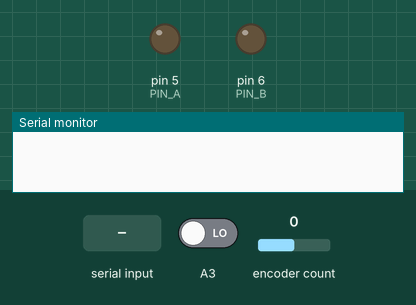
This sketch was run on a simulated Arduino Uno, built with avr-gcc and run on an emulated ATmega328P. On the bench: output pins drawn as LEDs (lit = HIGH), the last lines printed to the serial monitor. The test bench sets the inputs (shaded band); at power-on: encoder count 0, A3 LOW. Random numbers use the default seed unless the sketch sets one.

Above: at 1.2 s.
1.3 s: "r\n" received over Serial
At 2.5 s:
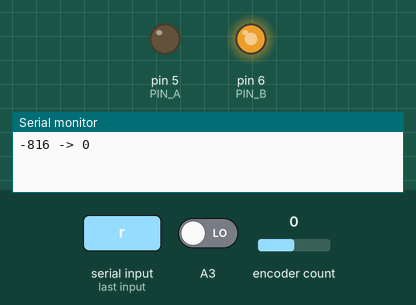
2.8 s: "90,45\n" received over Serial
At 3.7 s:
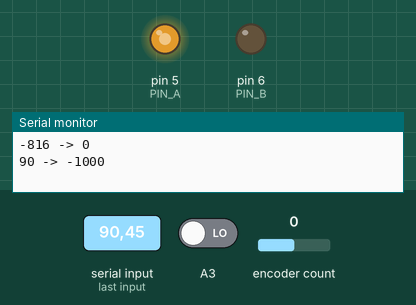
4.3 s: "30,150\n" received over Serial
At 5.5 s:
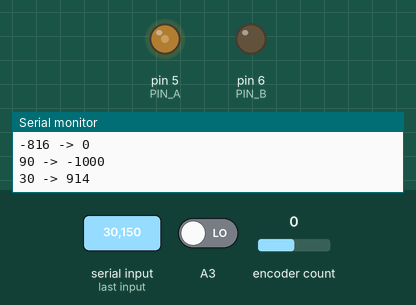
5.8 s: "0\n" received over Serial
At 7.0 s:
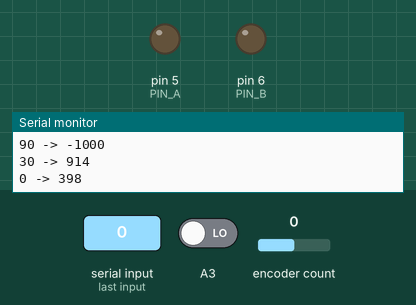
7.3 s: encoder count set to 4
At 8.3 s:
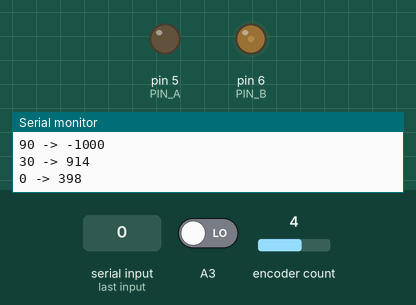
8.8 s: "90\n" received over Serial
At 9.4 s:
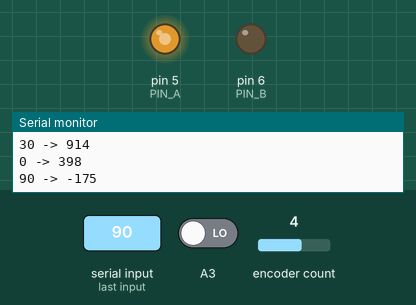
Timing chart, 0 to 11.3 s (numbered marks = the images above; inputs shaded):
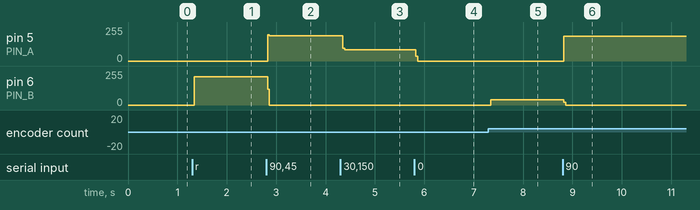

The sketch:

servo.ino
```cpp
#include <RotaryEncoder.h>

RotaryEncoder encoder(A2, A3);
#define PIN_A 5
#define PIN_B 6

int maxRealSpeed = 1000;
int minRealSpeed = 150;
int realSpeed = 0;
int maxSpeedToSet = 100;
int minSpeedToSet = 1;
int speedToSet = 0;
int direction = 1;
String serialString = "";

void setup()
{
  Serial.begin(9600);
  while (!Serial);

  PCICR |= (1 << PCIE1);
  PCMSK1 |= (1 << PCINT10) | (1 << PCINT11);

  randomSeed(analogRead(0));

  pinMode(PIN_A, OUTPUT);
  pinMode(PIN_B, OUTPUT);

  setSpeed(0);
}

ISR(PCINT1_vect)
{
  encoder.tick();
}

void doForwardStep()
{
  analogWrite(PIN_A, 255);
  analogWrite(PIN_B, 0);
}

void doBackwardStep()
{
  analogWrite(PIN_A, 0);
  analogWrite(PIN_B, 255);
}

void doStopStep()
{
  analogWrite(PIN_A, 0);
  analogWrite(PIN_B, 0);
}

void setDirection(int d) {
  direction = d;
}

int getDirection() {
  return direction;
}

void setRealSpeed(int s)
{
  realSpeed = s;
}

void setSpeed(int s)
{
  speedToSet = s;
  setRealSpeed(abs(s));

  if (getSpeed() == 0)
  {
    setDirection(0);
    return;
  }

  setRealSpeed(max(minSpeedToSet, min(maxSpeedToSet, realSpeed)));
  setRealSpeed(map(realSpeed, minSpeedToSet, maxSpeedToSet, minRealSpeed, maxRealSpeed));

  if (getSpeed() > 0)
  {
    setDirection(1);
    return;
  }

  setDirection(-1);
}

int getSpeed()
{
  return speedToSet;
}

int getRealSpeed()
{
  return realSpeed;
}

long targetPosition = 0;

void loop()
{

  long currentPosition = encoder.getPosition();
  long distance = currentPosition-targetPosition;
  if (abs(distance) <= 1)
  {
    setSpeed(0);
    //delay(100);
    //encoder.setPosition(currentPosition);
    //targetPosition = currentPosition;
  }
  else
  {
    setSpeed(-distance);
  }

  if (getRealSpeed() != 0)
  {
    if (getDirection() > 0)
    {
      doForwardStep();
    }
    else
    {
      doBackwardStep();
    }
    delayMicroseconds(getRealSpeed());
    doStopStep();
    delayMicroseconds(maxRealSpeed-getRealSpeed());
  }
  else
  {
    doStopStep();
  }

  if (Serial.available())
  {
    char inChar = (char)Serial.read();
    if (inChar == '\n')
    {
      int s;
      if (serialString == "r")
      {
        //s = random(-maxSpeedToSet,maxSpeedToSet);
        s = random(-2000, 2000);
        targetPosition = s;
        //setSpeed(s);
      }
      else
      {
        s = serialString.toInt();
        targetPosition = s;
        //setSpeed(s);
      }
      Serial.print(s);
      Serial.print(" -> ");
      Serial.println(getDirection()*getRealSpeed());
      serialString = "";
    }
    else
    {
      serialString += inChar;
    }
  }

}
```

Measured:
- after the input at 1.3 s, pin 6 (PIN_B): 0/255 → 211/255 after 0.05 s
- after the input at 2.8 s, pin 5 (PIN_A): 0/255 → 191/255 at once; pin 6 (PIN_B): 211/255 → 0/255 at once
- after the input at 4.3 s, pin 5 (PIN_A): 191/255 → 85/255 after 0.05 s
- after the input at 5.8 s, pin 5 (PIN_A): 85/255 → 0/255 at once
- after the input at 7.3 s, pin 6 (PIN_B): 0/255 → 41/255 at once
- after the input at 8.8 s, pin 5 (PIN_A): 0/255 → 185/255 at once; pin 6 (PIN_B): 41/255 → 0/255 at once
